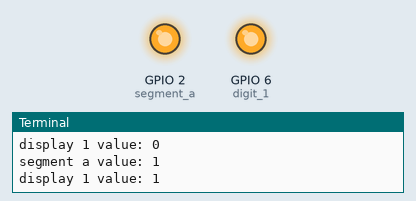
Simulated run of this program. Board: Raspberry Pi (BCM pin numbers). Parts: output pins drawn as LEDs (lit = HIGH), the last lines printed to the terminal. At 3.0 s the program stops and its outputs stay as they are.

Above: at 0.1 s.
At 3.1 s:
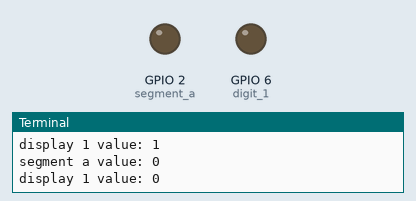
Timing chart, 0 to 4.5 s (numbered marks = the images above):
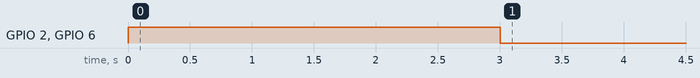

Measured:
- by itself, GPIO 2 (segment_a), GPIO 6 (digit_1): LOW → HIGH at 0.00 s, → LOW 3.0 s later

The program:

test.py
```python
import gpiozero
from time import sleep

#led = gpiozero.LED(17)
#led.on()

segment_a = gpiozero.LED(2)
digit_1 = gpiozero.LED(6)

print(f"segment a value: {segment_a.value}")
print(f"display 1 value: {digit_1.value}")

def test_segment_a():
    digit_1.on()

    segment_a.on()
    print(f"segment a value: {segment_a.value}")
    print(f"display 1 value: {digit_1.value}")

    sleep(3)

    segment_a.off()

    digit_1.off()
    print(f"segment a value: {segment_a.value}")
    print(f"display 1 value: {digit_1.value}")

    # led.off()

if __name__ == "__main__":
    try:
        test_segment_a()
    except KeyboardInterrupt:
        pass
    finally:
        segment_a.off()
        digit_1.off()
```
